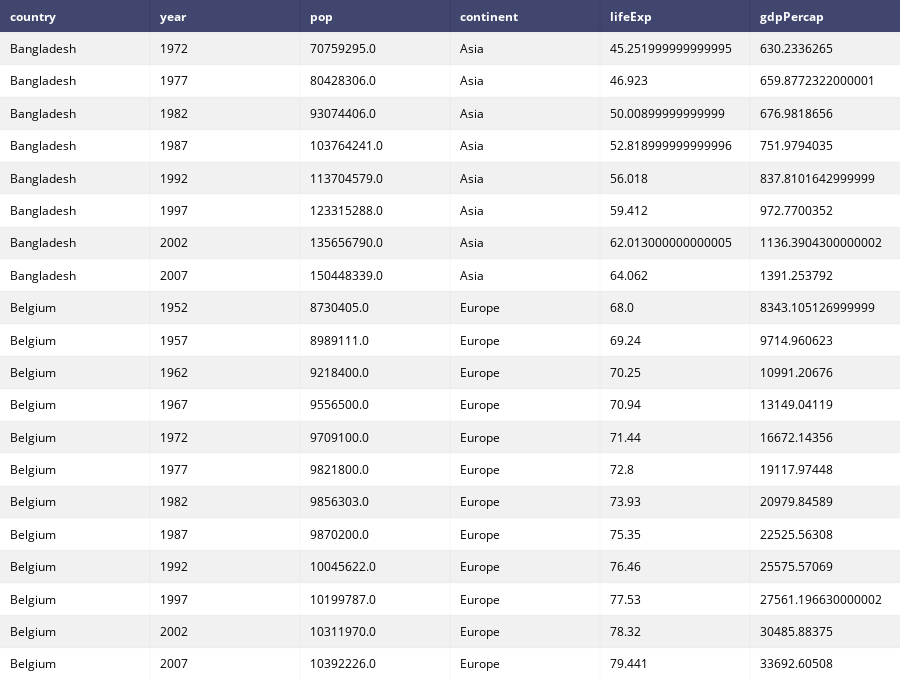

The notebook cell this image was saved under:
### Markdown cell above
## Use a Pandas DataFrame

### Code cell
df = pd.read_csv('https://raw.githubusercontent.com/plotly/datasets/master/gapminderDataFiveYear.csv')
df_sample = df[100:120]
table = ff.create_table(df_sample)
plotly.offline.iplot(table)

### Figure 1 — Plotly figure (JSON) as saved in the notebook; plotly's stock layout.template omitted (floating-point values rounded to 4 significant figures)
{"data": [{"colorscale": [[0, "#00083e"], [0.5, "#ededee"], [1, "#ffffff"]], "hoverinfo": "none", "opacity": 0.75, "showscale": false, "type": "heatmap", "z": [[0, 0, 0, 0, 0, 0], [0.5, 0.5, 0.5, 0.5, 0.5, 0.5], [1, 1, 1, 1, 1, 1], [0.5, 0.5, 0.5, 0.5, 0.5, 0.5], [1, 1, 1, 1, 1, 1], [0.5, 0.5, 0.5, 0.5, 0.5, 0.5], [1, 1, 1, 1, 1, 1], [0.5, 0.5, 0.5, 0.5, 0.5, 0.5], [1, 1, 1, 1, 1, 1], [0.5, 0.5, 0.5, 0.5, 0.5, 0.5], [1, 1, 1, 1, 1, 1], [0.5, 0.5, 0.5, 0.5, 0.5, 0.5], [1, 1, 1, 1, 1, 1], [0.5, 0.5, 0.5, 0.5, 0.5, 0.5], [1, 1, 1, 1, 1, 1], [0.5, 0.5, 0.5, 0.5, 0.5, 0.5], [1, 1, 1, 1, 1, 1], [0.5, 0.5, 0.5, 0.5, 0.5, 0.5], [1, 1, 1, 1, 1, 1], [0.5, 0.5, 0.5, 0.5, 0.5, 0.5], [1, 1, 1, 1, 1, 1]]}], "layout": {"annotations": [{"align": "left", "font": {"color": "#ffffff"}, "showarrow": false, "text": "<b>country</b>", "x": -0.45, "xanchor": "left", "xref": "x1", "y": 0, "yref": "y1"}, {"align": "left", "font": {"color": "#ffffff"}, "showarrow": false, "text": "<b>year</b>", "x": 0.55, "xanchor": "left", "xref": "x1", "y": 0, "yref": "y1"}, {"align": "left", "font": {"color": "#ffffff"}, "showarrow": false, "text": "<b>pop</b>", "x": 1.55, "xanchor": "left", "xref": "x1", "y": 0, "yref": "y1"}, {"align": "left", "font": {"color": "#ffffff"}, "showarrow": false, "text": "<b>continent</b>", "x": 2.55, "xanchor": "left", "xref": "x1", "y": 0, "yref": "y1"}, {"align": "left", "font": {"color": "#ffffff"}, "showarrow": false, "text": "<b>lifeExp</b>", "x": 3.55, "xanchor": "left", "xref": "x1", "y": 0, "yref": "y1"}, {"align": "left", "font": {"color": "#ffffff"}, "showarrow": false, "text": "<b>gdpPercap</b>", "x": 4.55, "xanchor": "left", "xref": "x1", "y": 0, "yref": "y1"}, {"align": "left", "font": {"color": "#000000"}, "showarrow": false, "text": "Bangladesh", "x": -0.45, "xanchor": "left", "xref": "x1", "y": 1, "yref": "y1"}, {"align": "left", "font": {"color": "#000000"}, "showarrow": false, "text": "1972", "x": 0.55, "xanchor": "left", "xref": "x1", "y": 1, "yref": "y1"}, {"align": "left", "font": {"color": "#000000"}, "showarrow": false, "text": "70759295.0", "x": 1.55, "xanchor": "left", "xref": "x1", "y": 1, "yref": "y1"}, {"align": "left", "font": {"color": "#000000"}, "showarrow": false, "text": "Asia", "x": 2.55, "xanchor": "left", "xref": "x1", "y": 1, "yref": "y1"}, {"align": "left", "font": {"color": "#000000"}, "showarrow": false, "text": "45.251999999999995", "x": 3.55, "xanchor": "left", "xref": "x1", "y": 1, "yref": "y1"}, {"align": "left", "font": {"color": "#000000"}, "showarrow": false, "text": "630.2336265", "x": 4.55, "xanchor": "left", "xref": "x1", "y": 1, "yref": "y1"}, {"align": "left", "font": {"color": "#000000"}, "showarrow": false, "text": "Bangladesh", "x": -0.45, "xanchor": "left", "xref": "x1", "y": 2, "yref": "y1"}, {"align": "left", "font": {"color": "#000000"}, "showarrow": false, "text": "1977", "x": 0.55, "xanchor": "left", "xref": "x1", "y": 2, "yref": "y1"}, {"align": "left", "font": {"color": "#000000"}, "showarrow": false, "text": "80428306.0", "x": 1.55, "xanchor": "left", "xref": "x1", "y": 2, "yref": "y1"}, {"align": "left", "font": {"color": "#000000"}, "showarrow": false, "text": "Asia", "x": 2.55, "xanchor": "left", "xref": "x1", "y": 2, "yref": "y1"}, {"align": "left", "font": {"color": "#000000"}, "showarrow": false, "text": "46.923", "x": 3.55, "xanchor": "left", "xref": "x1", "y": 2, "yref": "y1"}, {"align": "left", "font": {"color": "#000000"}, "showarrow": false, "text": "659.8772322000001", "x": 4.55, "xanchor": "left", "xref": "x1", "y": 2, "yref": "y1"}, {"align": "left", "font": {"color": "#000000"}, "showarrow": false, "text": "Bangladesh", "x": -0.45, "xanchor": "left", "xref": "x1", "y": 3, "yref": "y1"}, {"align": "left", "font": {"color": "#000000"}, "showarrow": false, "text": "1982", "x": 0.55, "xanchor": "left", "xref": "x1", "y": 3, "yref": "y1"}, {"align": "left", "font": {"color": "#000000"}, "showarrow": false, "text": "93074406.0", "x": 1.55, "xanchor": "left", "xref": "x1", "y": 3, "yref": "y1"}, {"align": "left", "font": {"color": "#000000"}, "showarrow": false, "text": "Asia", "x": 2.55, "xanchor": "left", "xref": "x1", "y": 3, "yref": "y1"}, {"align": "left", "font": {"color": "#000000"}, "showarrow": false, "text": "50.00899999999999", "x": 3.55, "xanchor": "left", "xref": "x1", "y": 3, "yref": "y1"}, {"align": "left", "font": {"color": "#000000"}, "showarrow": false, "text": "676.9818656", "x": 4.55, "xanchor": "left", "xref": "x1", "y": 3, "yref": "y1"}, {"align": "left", "font": {"color": "#000000"}, "showarrow": false, "text": "Bangladesh", "x": -0.45, "xanchor": "left", "xref": "x1", "y": 4, "yref": "y1"}, {"align": "left", "font": {"color": "#000000"}, "showarrow": false, "text": "1987", "x": 0.55, "xanchor": "left", "xref": "x1", "y": 4, "yref": "y1"}, {"align": "left", "font": {"color": "#000000"}, "showarrow": false, "text": "103764241.0", "x": 1.55, "xanchor": "left", "xref": "x1", "y": 4, "yref": "y1"}, {"align": "left", "font": {"color": "#000000"}, "showarrow": false, "text": "Asia", "x": 2.55, "xanchor": "left", "xref": "x1", "y": 4, "yref": "y1"}, {"align": "left", "font": {"color": "#000000"}, "showarrow": false, "text": "52.818999999999996", "x": 3.55, "xanchor": "left", "xref": "x1", "y": 4, "yref": "y1"}, {"align": "left", "font": {"color": "#000000"}, "showarrow": false, "text": "751.9794035", "x": 4.55, "xanchor": "left", "xref": "x1", "y": 4, "yref": "y1"}, {"align": "left", "font": {"color": "#000000"}, "showarrow": false, "text": "Bangladesh", "x": -0.45, "xanchor": "left", "xref": "x1", "y": 5, "yref": "y1"}, {"align": "left", "font": {"color": "#000000"}, "showarrow": false, "text": "1992", "x": 0.55, "xanchor": "left", "xref": "x1", "y": 5, "yref": "y1"}, {"align": "left", "font": {"color": "#000000"}, "showarrow": false, "text": "113704579.0", "x": 1.55, "xanchor": "left", "xref": "x1", "y": 5, "yref": "y1"}, {"align": "left", "font": {"color": "#000000"}, "showarrow": false, "text": "Asia", "x": 2.55, "xanchor": "left", "xref": "x1", "y": 5, "yref": "y1"}, {"align": "left", "font": {"color": "#000000"}, "showarrow": false, "text": "56.018", "x": 3.55, "xanchor": "left", "xref": "x1", "y": 5, "yref": "y1"}, {"align": "left", "font": {"color": "#000000"}, "showarrow": false, "text": "837.8101642999999", "x": 4.55, "xanchor": "left", "xref": "x1", "y": 5, "yref": "y1"}, {"align": "left", "font": {"color": "#000000"}, "showarrow": false, "text": "Bangladesh", "x": -0.45, "xanchor": "left", "xref": "x1", "y": 6, "yref": "y1"}, {"align": "left", "font": {"color": "#000000"}, "showarrow": false, "text": "1997", "x": 0.55, "xanchor": "left", "xref": "x1", "y": 6, "yref": "y1"}, {"align": "left", "font": {"color": "#000000"}, "showarrow": false, "text": "123315288.0", "x": 1.55, "xanchor": "left", "xref": "x1", "y": 6, "yref": "y1"}, {"align": "left", "font": {"color": "#000000"}, "showarrow": false, "text": "Asia", "x": 2.55, "xanchor": "left", "xref": "x1", "y": 6, "yref": "y1"}, {"align": "left", "font": {"color": "#000000"}, "showarrow": false, "text": "59.412", "x": 3.55, "xanchor": "left", "xref": "x1", "y": 6, "yref": "y1"}, {"align": "left", "font": {"color": "#000000"}, "showarrow": false, "text": "972.7700352", "x": 4.55, "xanchor": "left", "xref": "x1", "y": 6, "yref": "y1"}, {"align": "left", "font": {"color": "#000000"}, "showarrow": false, "text": "Bangladesh", "x": -0.45, "xanchor": "left", "xref": "x1", "y": 7, "yref": "y1"}, {"align": "left", "font": {"color": "#000000"}, "showarrow": false, "text": "2002", "x": 0.55, "xanchor": "left", "xref": "x1", "y": 7, "yref": "y1"}, {"align": "left", "font": {"color": "#000000"}, "showarrow": false, "text": "135656790.0", "x": 1.55, "xanchor": "left", "xref": "x1", "y": 7, "yref": "y1"}, {"align": "left", "font": {"color": "#000000"}, "showarrow": false, "text": "Asia", "x": 2.55, "xanchor": "left", "xref": "x1", "y": 7, "yref": "y1"}, {"align": "left", "font": {"color": "#000000"}, "showarrow": false, "text": "62.013000000000005", "x": 3.55, "xanchor": "left", "xref": "x1", "y": 7, "yref": "y1"}, {"align": "left", "font": {"color": "#000000"}, "showarrow": false, "text": "1136.3904300000002", "x": 4.55, "xanchor": "left", "xref": "x1", "y": 7, "yref": "y1"}, {"align": "left", "font": {"color": "#000000"}, "showarrow": false, "text": "Bangladesh", "x": -0.45, "xanchor": "left", "xref": "x1", "y": 8, "yref": "y1"}, {"align": "left", "font": {"color": "#000000"}, "showarrow": false, "text": "2007", "x": 0.55, "xanchor": "left", "xref": "x1", "y": 8, "yref": "y1"}, {"align": "left", "font": {"color": "#000000"}, "showarrow": false, "text": "150448339.0", "x": 1.55, "xanchor": "left", "xref": "x1", "y": 8, "yref": "y1"}, {"align": "left", "font": {"color": "#000000"}, "showarrow": false, "text": "Asia", "x": 2.55, "xanchor": "left", "xref": "x1", "y": 8, "yref": "y1"}, {"align": "left", "font": {"color": "#000000"}, "showarrow": false, "text": "64.062", "x": 3.55, "xanchor": "left", "xref": "x1", "y": 8, "yref": "y1"}, {"align": "left", "font": {"color": "#000000"}, "showarrow": false, "text": "1391.253792", "x": 4.55, "xanchor": "left", "xref": "x1", "y": 8, "yref": "y1"}, {"align": "left", "font": {"color": "#000000"}, "showarrow": false, "text": "Belgium", "x": -0.45, "xanchor": "left", "xref": "x1", "y": 9, "yref": "y1"}, {"align": "left", "font": {"color": "#000000"}, "showarrow": false, "text": "1952", "x": 0.55, "xanchor": "left", "xref": "x1", "y": 9, "yref": "y1"}, {"align": "left", "font": {"color": "#000000"}, "showarrow": false, "text": "8730405.0", "x": 1.55, "xanchor": "left", "xref": "x1", "y": 9, "yref": "y1"}, {"align": "left", "font": {"color": "#000000"}, "showarrow": false, "text": "Europe", "x": 2.55, "xanchor": "left", "xref": "x1", "y": 9, "yref": "y1"}, {"align": "left", "font": {"color": "#000000"}, "showarrow": false, "text": "68.0", "x": 3.55, "xanchor": "left", "xref": "x1", "y": 9, "yref": "y1"}, {"align": "left", "font": {"color": "#000000"}, "showarrow": false, "text": "8343.105126999999", "x": 4.55, "xanchor": "left", "xref": "x1", "y": 9, "yref": "y1"}, {"align": "left", "font": {"color": "#000000"}, "showarrow": false, "text": "Belgium", "x": -0.45, "xanchor": "left", "xref": "x1", "y": 10, "yref": "y1"}, {"align": "left", "font": {"color": "#000000"}, "showarrow": false, "text": "1957", "x": 0.55, "xanchor": "left", "xref": "x1", "y": 10, "yref": "y1"}, {"align": "left", "font": {"color": "#000000"}, "showarrow": false, "text": "8989111.0", "x": 1.55, "xanchor": "left", "xref": "x1", "y": 10, "yref": "y1"}, {"align": "left", "font": {"color": "#000000"}, "showarrow": false, "text": "Europe", "x": 2.55, "xanchor": "left", "xref": "x1", "y": 10, "yref": "y1"}, {"align": "left", "font": {"color": "#000000"}, "showarrow": false, "text": "69.24", "x": 3.55, "xanchor": "left", "xref": "x1", "y": 10, "yref": "y1"}, {"align": "left", "font": {"color": "#000000"}, "showarrow": false, "text": "9714.960623", "x": 4.55, "xanchor": "left", "xref": "x1", "y": 10, "yref": "y1"}, {"align": "left", "font": {"color": "#000000"}, "showarrow": false, "text": "Belgium", "x": -0.45, "xanchor": "left", "xref": "x1", "y": 11, "yref": "y1"}, {"align": "left", "font": {"color": "#000000"}, "showarrow": false, "text": "1962", "x": 0.55, "xanchor": "left", "xref": "x1", "y": 11, "yref": "y1"}, {"align": "left", "font": {"color": "#000000"}, "showarrow": false, "text": "9218400.0", "x": 1.55, "xanchor": "left", "xref": "x1", "y": 11, "yref": "y1"}, {"align": "left", "font": {"color": "#000000"}, "showarrow": false, "text": "Europe", "x": 2.55, "xanchor": "left", "xref": "x1", "y": 11, "yref": "y1"}, {"align": "left", "font": {"color": "#000000"}, "showarrow": false, "text": "70.25", "x": 3.55, "xanchor": "left", "xref": "x1", "y": 11, "yref": "y1"}, {"align": "left", "font": {"color": "#000000"}, "showarrow": false, "text": "10991.20676", "x": 4.55, "xanchor": "left", "xref": "x1", "y": 11, "yref": "y1"}, {"align": "left", "font": {"color": "#000000"}, "showarrow": false, "text": "Belgium", "x": -0.45, "xanchor": "left", "xref": "x1", "y": 12, "yref": "y1"}, {"align": "left", "font": {"color": "#000000"}, "showarrow": false, "text": "1967", "x": 0.55, "xanchor": "left", "xref": "x1", "y": 12, "yref": "y1"}, {"align": "left", "font": {"color": "#000000"}, "showarrow": false, "text": "9556500.0", "x": 1.55, "xanchor": "left", "xref": "x1", "y": 12, "yref": "y1"}, {"align": "left", "font": {"color": "#000000"}, "showarrow": false, "text": "Europe", "x": 2.55, "xanchor": "left", "xref": "x1", "y": 12, "yref": "y1"}, {"align": "left", "font": {"color": "#000000"}, "showarrow": false, "text": "70.94", "x": 3.55, "xanchor": "left", "xref": "x1", "y": 12, "yref": "y1"}, {"align": "left", "font": {"color": "#000000"}, "showarrow": false, "text": "13149.04119", "x": 4.55, "xanchor": "left", "xref": "x1", "y": 12, "yref": "y1"}, {"align": "left", "font": {"color": "#000000"}, "showarrow": false, "text": "Belgium", "x": -0.45, "xanchor": "left", "xref": "x1", "y": 13, "yref": "y1"}, {"align": "left", "font": {"color": "#000000"}, "showarrow": false, "text": "1972", "x": 0.55, "xanchor": "left", "xref": "x1", "y": 13, "yref": "y1"}, {"align": "left", "font": {"color": "#000000"}, "showarrow": false, "text": "9709100.0", "x": 1.55, "xanchor": "left", "xref": "x1", "y": 13, "yref": "y1"}, {"align": "left", "font": {"color": "#000000"}, "showarrow": false, "text": "Europe", "x": 2.55, "xanchor": "left", "xref": "x1", "y": 13, "yref": "y1"}, {"align": "left", "font": {"color": "#000000"}, "showarrow": false, "text": "71.44", "x": 3.55, "xanchor": "left", "xref": "x1", "y": 13, "yref": "y1"}, {"align": "left", "font": {"color": "#000000"}, "showarrow": false, "text": "16672.14356", "x": 4.55, "xanchor": "left", "xref": "x1", "y": 13, "yref": "y1"}, {"align": "left", "font": {"color": "#000000"}, "showarrow": false, "text": "Belgium", "x": -0.45, "xanchor": "left", "xref": "x1", "y": 14, "yref": "y1"}, {"align": "left", "font": {"color": "#000000"}, "showarrow": false, "text": "1977", "x": 0.55, "xanchor": "left", "xref": "x1", "y": 14, "yref": "y1"}, {"align": "left", "font": {"color": "#000000"}, "showarrow": false, "text": "9821800.0", "x": 1.55, "xanchor": "left", "xref": "x1", "y": 14, "yref": "y1"}, {"align": "left", "font": {"color": "#000000"}, "showarrow": false, "text": "Europe", "x": 2.55, "xanchor": "left", "xref": "x1", "y": 14, "yref": "y1"}, {"align": "left", "font": {"color": "#000000"}, "showarrow": false, "text": "72.8", "x": 3.55, "xanchor": "left", "xref": "x1", "y": 14, "yref": "y1"}, {"align": "left", "font": {"color": "#000000"}, "showarrow": false, "text": "19117.97448", "x": 4.55, "xanchor": "left", "xref": "x1", "y": 14, "yref": "y1"}, {"align": "left", "font": {"color": "#000000"}, "showarrow": false, "text": "Belgium", "x": -0.45, "xanchor": "left", "xref": "x1", "y": 15, "yref": "y1"}, {"align": "left", "font": {"color": "#000000"}, "showarrow": false, "text": "1982", "x": 0.55, "xanchor": "left", "xref": "x1", "y": 15, "yref": "y1"}, {"align": "left", "font": {"color": "#000000"}, "showarrow": false, "text": "9856303.0", "x": 1.55, "xanchor": "left", "xref": "x1", "y": 15, "yref": "y1"}, {"align": "left", "font": {"color": "#000000"}, "showarrow": false, "text": "Europe", "x": 2.55, "xanchor": "left", "xref": "x1", "y": 15, "yref": "y1"}, {"align": "left", "font": {"color": "#000000"}, "showarrow": false, "text": "73.93", "x": 3.55, "xanchor": "left", "xref": "x1", "y": 15, "yref": "y1"}, {"align": "left", "font": {"color": "#000000"}, "showarrow": false, "text": "20979.84589", "x": 4.55, "xanchor": "left", "xref": "x1", "y": 15, "yref": "y1"}, {"align": "left", "font": {"color": "#000000"}, "showarrow": false, "text": "Belgium", "x": -0.45, "xanchor": "left", "xref": "x1", "y": 16, "yref": "y1"}, {"align": "left", "font": {"color": "#000000"}, "showarrow": false, "text": "1987", "x": 0.55, "xanchor": "left", "xref": "x1", "y": 16, "yref": "y1"}, {"align": "left", "font": {"color": "#000000"}, "showarrow": false, "text": "9870200.0", "x": 1.55, "xanchor": "left", "xref": "x1", "y": 16, "yref": "y1"}, {"align": "left", "font": {"color": "#000000"}, "showarrow": false, "text": "Europe", "x": 2.55, "xanchor": "left", "xref": "x1", "y": 16, "yref": "y1"}, {"align": "left", "font": {"color": "#000000"}, "showarrow": false, "text": "75.35", "x": 3.55, "xanchor": "left", "xref": "x1", "y": 16, "yref": "y1"}, {"align": "left", "font": {"color": "#000000"}, "showarrow": false, "text": "22525.56308", "x": 4.55, "xanchor": "left", "xref": "x1", "y": 16, "yref": "y1"}, {"align": "left", "font": {"color": "#000000"}, "showarrow": false, "text": "Belgium", "x": -0.45, "xanchor": "left", "xref": "x1", "y": 17, "yref": "y1"}, {"align": "left", "font": {"color": "#000000"}, "showarrow": false, "text": "1992", "x": 0.55, "xanchor": "left", "xref": "x1", "y": 17, "yref": "y1"}, {"align": "left", "font": {"color": "#000000"}, "showarrow": false, "text": "10045622.0", "x": 1.55, "xanchor": "left", "xref": "x1", "y": 17, "yref": "y1"}, {"align": "left", "font": {"color": "#000000"}, "showarrow": false, "text": "Europe", "x": 2.55, "xanchor": "left", "xref": "x1", "y": 17, "yref": "y1"}, {"align": "left", "font": {"color": "#000000"}, "showarrow": false, "text": "76.46", "x": 3.55, "xanchor": "left", "xref": "x1", "y": 17, "yref": "y1"}, {"align": "left", "font": {"color": "#000000"}, "showarrow": false, "text": "25575.57069", "x": 4.55, "xanchor": "left", "xref": "x1", "y": 17, "yref": "y1"}, {"align": "left", "font": {"color": "#000000"}, "showarrow": false, "text": "Belgium", "x": -0.45, "xanchor": "left", "xref": "x1", "y": 18, "yref": "y1"}, {"align": "left", "font": {"color": "#000000"}, "showarrow": false, "text": "1997", "x": 0.55, "xanchor": "left", "xref": "x1", "y": 18, "yref": "y1"}, {"align": "left", "font": {"color": "#000000"}, "showarrow": false, "text": "10199787.0", "x": 1.55, "xanchor": "left", "xref": "x1", "y": 18, "yref": "y1"}, {"align": "left", "font": {"color": "#000000"}, "showarrow": false, "text": "Europe", "x": 2.55, "xanchor": "left", "xref": "x1", "y": 18, "yref": "y1"}, {"align": "left", "font": {"color": "#000000"}, "showarrow": false, "text": "77.53", "x": 3.55, "xanchor": "left", "xref": "x1", "y": 18, "yref": "y1"}, {"align": "left", "font": {"color": "#000000"}, "showarrow": false, "text": "27561.196630000002", "x": 4.55, "xanchor": "left", "xref": "x1", "y": 18, "yref": "y1"}, {"align": "left", "font": {"color": "#000000"}, "showarrow": false, "text": "Belgium", "x": -0.45, "xanchor": "left", "xref": "x1", "y": 19, "yref": "y1"}, {"align": "left", "font": {"color": "#000000"}, "showarrow": false, "text": "2002", "x": 0.55, "xanchor": "left", "xref": "x1", "y": 19, "yref": "y1"}, {"align": "left", "font": {"color": "#000000"}, "showarrow": false, "text": "10311970.0", "x": 1.55, "xanchor": "left", "xref": "x1", "y": 19, "yref": "y1"}, {"align": "left", "font": {"color": "#000000"}, "showarrow": false, "text": "Europe", "x": 2.55, "xanchor": "left", "xref": "x1", "y": 19, "yref": "y1"}, {"align": "left", "font": {"color": "#000000"}, "showarrow": false, "text": "78.32", "x": 3.55, "xanchor": "left", "xref": "x1", "y": 19, "yref": "y1"}, {"align": "left", "font": {"color": "#000000"}, "showarrow": false, "text": "30485.88375", "x": 4.55, "xanchor": "left", "xref": "x1", "y": 19, "yref": "y1"}, {"align": "left", "font": {"color": "#000000"}, "showarrow": false, "text": "Belgium", "x": -0.45, "xanchor": "left", "xref": "x1", "y": 20, "yref": "y1"}, {"align": "left", "font": {"color": "#000000"}, "showarrow": false, "text": "2007", "x": 0.55, "xanchor": "left", "xref": "x1", "y": 20, "yref": "y1"}, {"align": "left", "font": {"color": "#000000"}, "showarrow": false, "text": "10392226.0", "x": 1.55, "xanchor": "left", "xref": "x1", "y": 20, "yref": "y1"}, {"align": "left", "font": {"color": "#000000"}, "showarrow": false, "text": "Europe", "x": 2.55, "xanchor": "left", "xref": "x1", "y": 20, "yref": "y1"}, {"align": "left", "font": {"color": "#000000"}, "showarrow": false, "text": "79.441", "x": 3.55, "xanchor": "left", "xref": "x1", "y": 20, "yref": "y1"}, {"align": "left", "font": {"color": "#000000"}, "showarrow": false, "text": "33692.60508", "x": 4.55, "xanchor": "left", "xref": "x1", "y": 20, "yref": "y1"}], "height": 680, "margin": {"b": 0, "l": 0, "r": 0, "t": 0}, "xaxis": {"dtick": 1, "gridwidth": 2, "showticklabels": false, "tick0": -0.5, "ticks": "", "zeroline": false}, "yaxis": {"autorange": "reversed", "dtick": 1, "gridwidth": 2, "showticklabels": false, "tick0": 0.5, "ticks": "", "zeroline": false}}}
